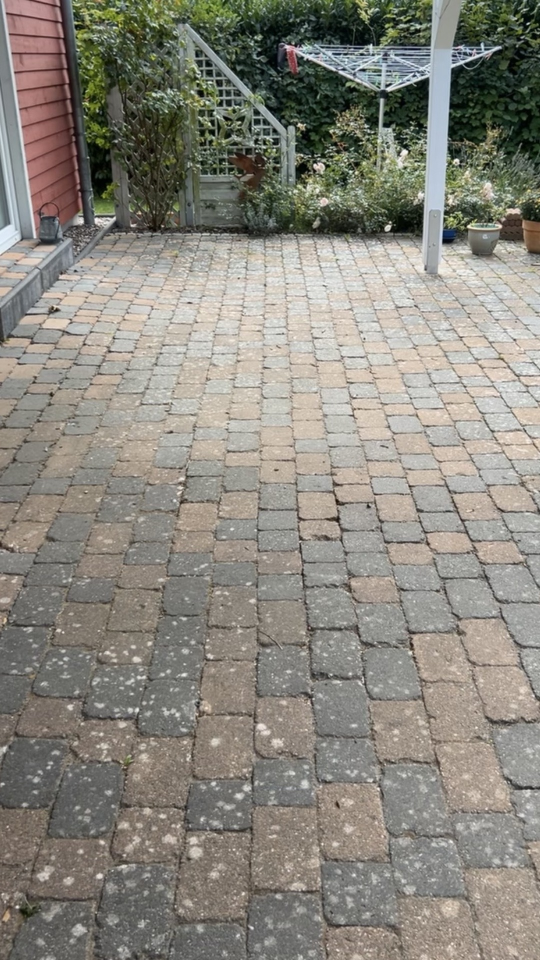
#> input picture patio-reel/assets/photos/vorher.jpg, 1080 x 1920 px, found by its file name (shown at 1/2 size)
$ python align-photos.py vorher.jpg nachher.jpg /tmp/debug assets/photos
#> lines starting #> are read from the running program, lines starting #| are printed output that depends on the picture; long printed decimals are rounded
# Richtet das Nachher-Foto per SIFT-Homographie deckungsgleich auf das Vorher-Foto aus und
# schneidet beide auf den gemeinsamen 9:16-Bereich (1080x1920) zu -> assets/photos/.
#   pip install opencv-python-headless numpy
#   python3 tools/align-photos.py vorher.jpg nachher.jpg /tmp/debug assets/photos
import cv2, numpy as np, sys
out=sys.argv[3]
B=cv2.imread(sys.argv[1]); A=cv2.imread(sys.argv[2])
#> further down, B is the input picture: shape (1920, 1080, 3); mean B, G, R 125.8, 135, 138.1
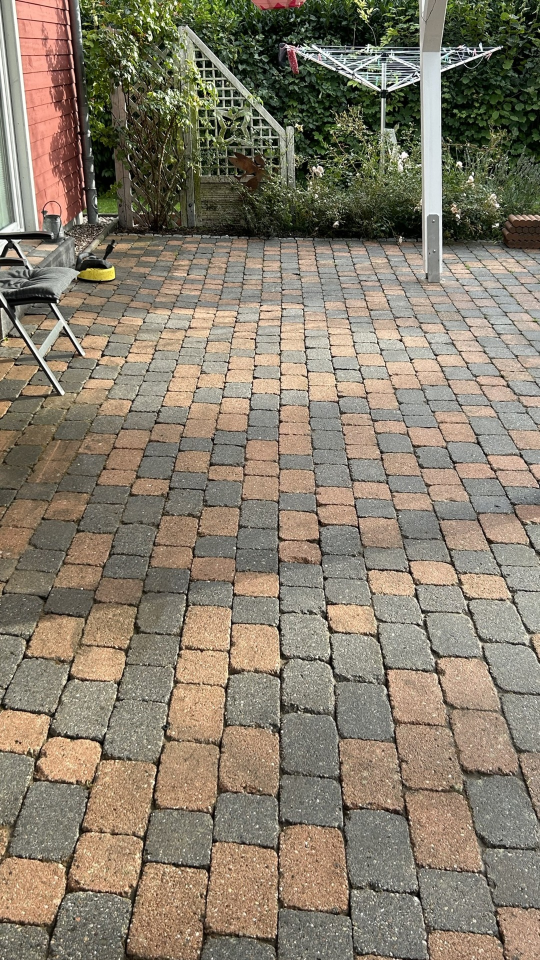
#> input picture patio-reel/assets/photos/nachher.jpg, 1080 x 1920 px, found by its file name (shown at 1/2 size)
#> further down, A is the input picture: shape (1920, 1080, 3); mean B, G, R 108.1, 125.5, 135.5
sift=cv2.SIFT_create(8000)
gb=cv2.cvtColor(B,cv2.COLOR_BGR2GRAY); ga=cv2.cvtColor(A,cv2.COLOR_BGR2GRAY)
#> after `ga = cv2.cvtColor(A, cv2.COLOR_BGR2GRAY)`:
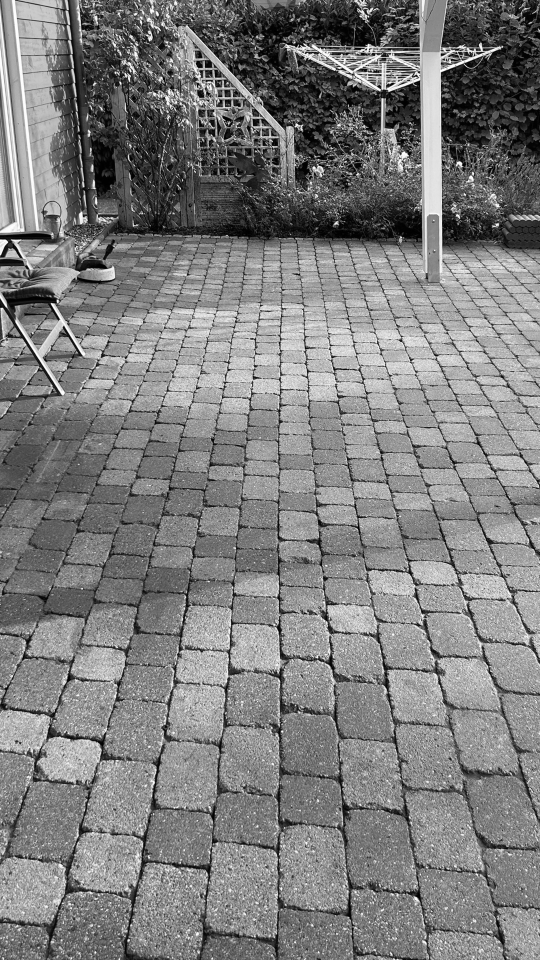
#> ga: shape (1920, 1080) (shown at 1/2 size); min 0, max 255, mean 126.5
kb,db=sift.detectAndCompute(gb,None); ka,da=sift.detectAndCompute(ga,None)
#> after `kb, db = sift.detectAndCompute(gb, None)`: kb = 8000 keypoints; strongest (x, y, size): (775, 456, 8.3), (1056, 47, 3.4), (809, 304, 7.8), (913, 322, 7.9)
#> after `ka, da = sift.detectAndCompute(ga, None)`: ka = 8000 keypoints; strongest (x, y, size): (365, 361, 2), (797, 162, 2), (241, 166, 3.1), (732, 99, 2.1)
m=cv2.BFMatcher().knnMatch(da,db,k=2)
#> m = 8000 matches
good=[x for x,y in m if x.distance<0.72*y.distance]
#> good = 119 matches
pa=np.float32([ka[g.queryIdx].pt for g in good]); pb=np.float32([kb[g.trainIdx].pt for g in good])
#> after `pa = np.float32([ka[g.queryIdx].pt for g in good])`: pa = 119 pairs, first value 129 to 1072.3, second value 5.66 to 1740.8
#> after `pb = np.float32([kb[g.trainIdx].pt for g in good])`: pb = 119 pairs, first value 132.9 to 1073.8, second value 5.95 to 1581.9
H,mask=cv2.findHomography(pa,pb,cv2.RANSAC,4.0)
#> H = [[1.11, 0.125, -44.71], [0.00954, 1.09, -7.45], [6.61e-05, 0.000195, 1]]; mask = 119 values, max 1 at index 0, min 0 at index 1, mean 0.647
print(len(good), int(mask.sum())); print(H)
#| 119 77
#| [[ 1.11144234e+00  1.24695291e-01 -4.47108045e+01]
#|  [ 9.53830131e-03  1.09008906e+00 -7.45484071e+00]
#|  [ 6.61175274e-05  1.95459088e-04  1.00000000e+00]]
W=cv2.warpPerspective(A,H,(B.shape[1],B.shape[0]))
cv2.imwrite(out+'/after_warp.jpg',W)
blend=cv2.addWeighted(B,0.5,W,0.5,0); cv2.imwrite(out+'/blend.jpg',cv2.resize(blend,None,fx=0.5,fy=0.5))
#> after `blend = cv2.addWeighted(B, 0.5, W, 0.5, 0)`:
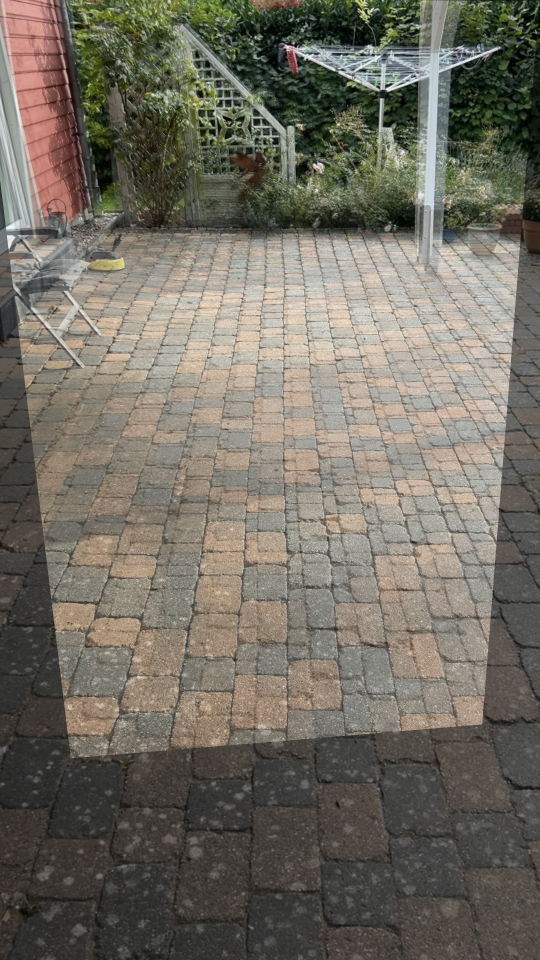
#> saved as blend.jpg: shape (960, 540, 3); mean B, G, R 99, 109.8, 114.4
inl=pb[mask.ravel()==1]; print('inlier y range',inl[:,1].min(),inl[:,1].max(),'x',inl[:,0].min(),inl[:,0].max())
#> after `inl = pb[mask.ravel() == 1]`: inl = 77 pairs, first value 342.4 to 1049.2, second value 5.95 to 302.1
#| inlier y range 5.947 302.103 x 342.4206 1049.2019
mask=cv2.warpPerspective(np.full(A.shape[:2],255,np.uint8),H,(B.shape[1],B.shape[0]))
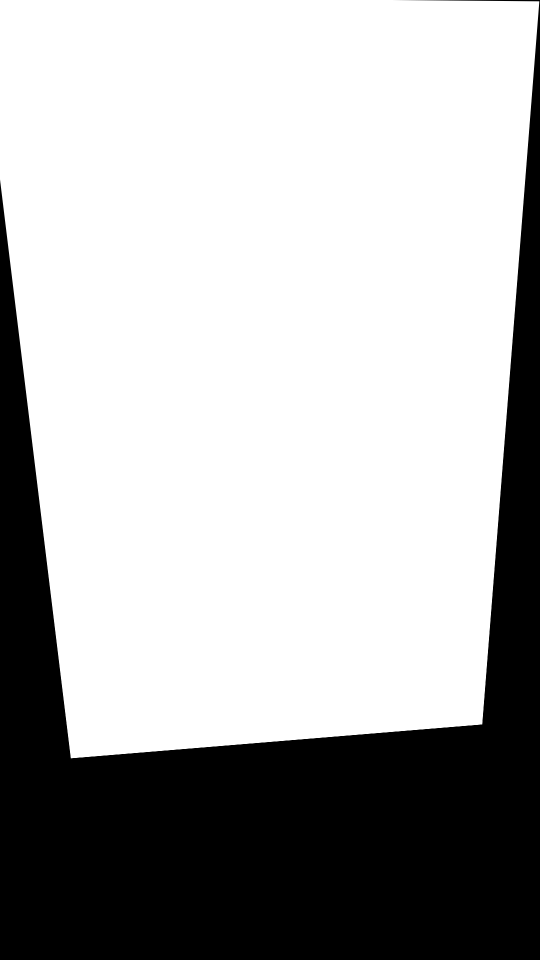
#> mask: shape (1920, 1080) (shown at 1/2 size); min 0, max 255, mean 176.5
ys,xs=np.where(mask==255)
# find largest 9:16 box: scan
best=None
Hh,Ww=mask.shape
#> Hh = 1920; Ww = 1080
ii=(mask==255).astype(np.int32).cumsum(0).cumsum(1)
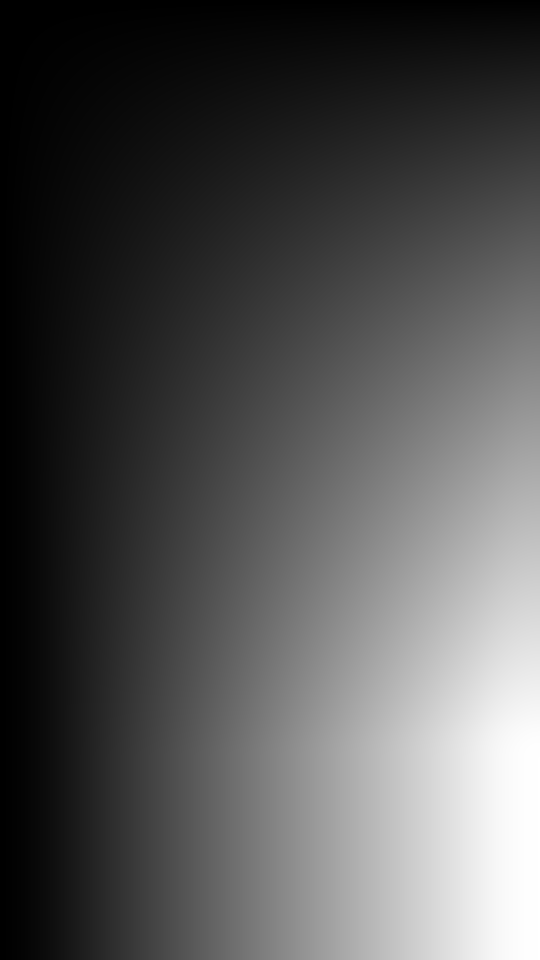
#> ii: shape (1920, 1080) int64 (shown at 1/2 size); min 1, max 1433947, mean 459748.3; drawn with min black and max white
def full(x0,y0,w,h):
    x1,y1=x0+w-1,y0+h-1
    s=ii[y1,x1]-(ii[y0-1,x1] if y0>0 else 0)-(ii[y1,x0-1] if x0>0 else 0)+(ii[y0-1,x0-1] if x0>0 and y0>0 else 0)
    return s==w*h
for w in range(Ww,400,-4):
    h=int(round(w*16/9))
    if h>Hh: continue
    found=None
    for y0 in range(0,Hh-h+1,4):
        for x0 in range(0,Ww-w+1,4):
            if full(x0,y0,w,h): found=(x0,y0); break
        if found: break
    if found: best=(found[0],found[1],w,h); break
#> this loop made 68 passes
#> h on passes 2 to 8: 1913, 1906, 1899, 1892, 1884, 1877, 1870
print('crop',best)
#| crop (136, 4, 812, 1444)
x0,y0,w,h=best
for img,name in [(B,'vorher'),(W,'nachher')]:
    c=cv2.resize(img[y0:y0+h,x0:x0+w],(1080,1920),interpolation=cv2.INTER_LANCZOS4)
    cv2.imwrite(sys.argv[4]+f'/{name}.jpg',c,[cv2.IMWRITE_JPEG_QUALITY,92])
#> this loop made 2 passes
#> pass 1, `c=cv2.resize(img[y0:y0+h,x0:x0+w],(1080,1920),interpolation=cv2.INTER_..`:
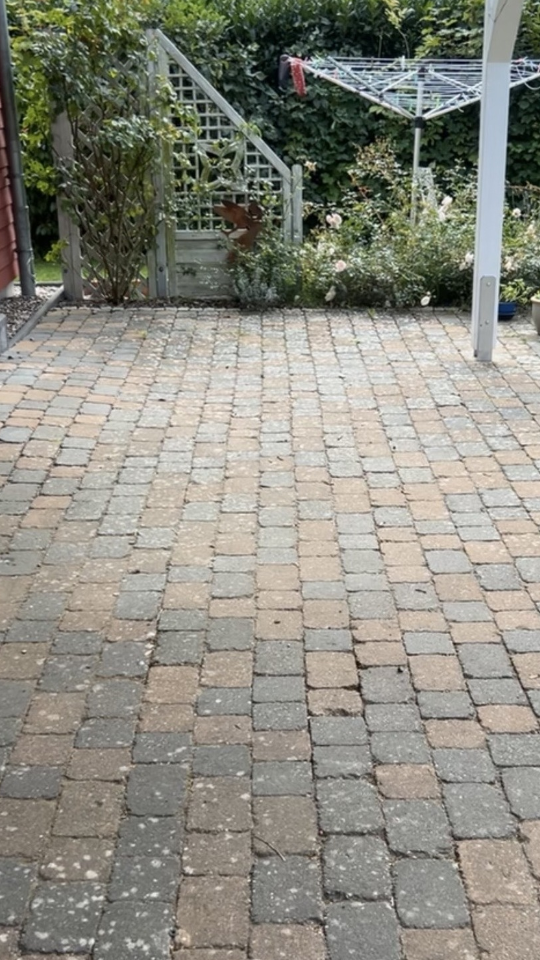
#> c: shape (1920, 1080, 3) (shown at 1/2 size); mean B, G, R 128.7, 139.2, 140.1
#> pass 2, `c=cv2.resize(img[y0:y0+h,x0:x0+w],(1080,1920),interpolation=cv2.INTER_..`:
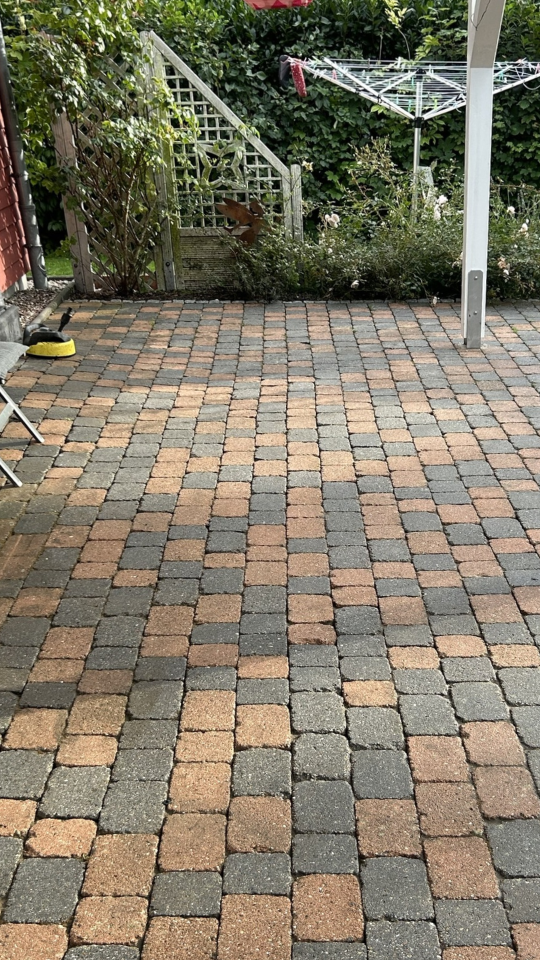
#> c: shape (1920, 1080, 3) (shown at 1/2 size); mean B, G, R 104.1, 122.3, 130
